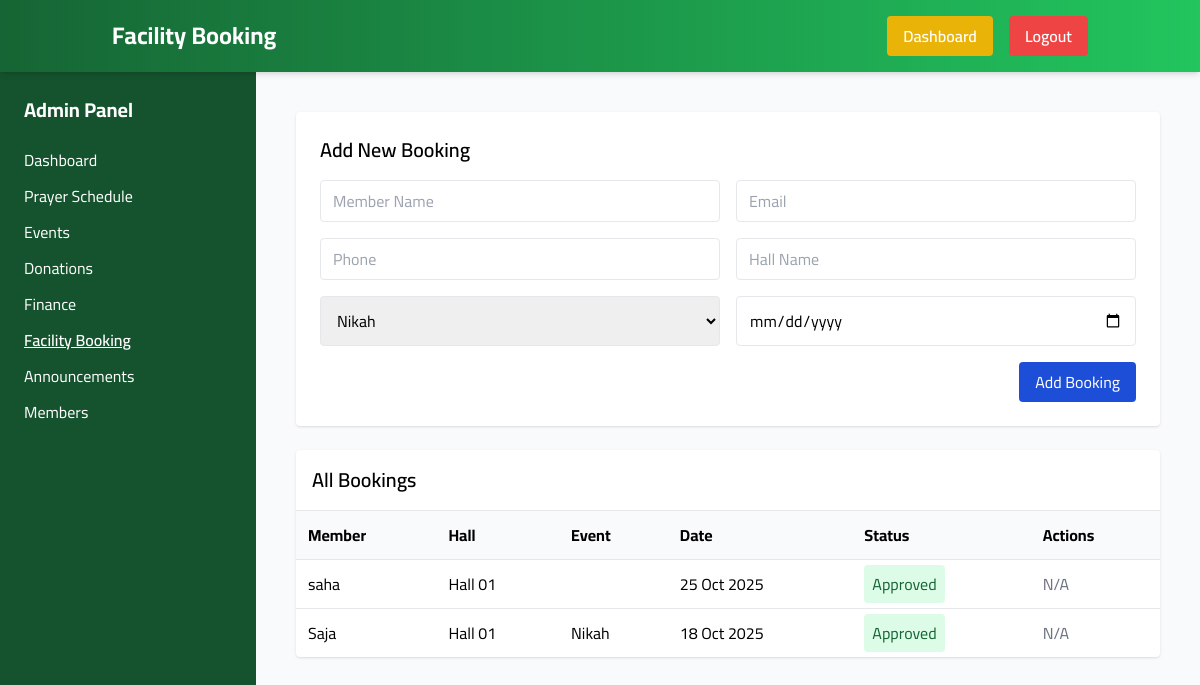
The page /admin/booking.php (signed in) on the database its author committed.
### tables this page shows
CREATE TABLE `facility_booking` (
  `id` int(11) NOT NULL,
  `member_name` varchar(100) NOT NULL,
  `email` varchar(100) DEFAULT NULL,
  `phone` varchar(20) DEFAULT NULL,
  `hall_name` varchar(50) NOT NULL,
  `event_type` enum('nikah','janazah','other') NOT NULL,
  `event_date` date NOT NULL,
  `status` enum('pending','approved','rejected') DEFAULT 'pending',
  `created_at` timestamp NOT NULL DEFAULT current_timestamp()
);

### includes/functions.php (called while the page is built, shortened)
<?php
function h($s){ return htmlspecialchars($s, ENT_QUOTES, 'UTF-8'); }
?>

### admin/booking.php (the view, shortened to what this page needs)
<?php
require_once __DIR__ . '/../includes/db.php';
require_once __DIR__ . '/../includes/functions.php';
$bookings = $pdo->query("SELECT * FROM facility_booking ORDER BY event_date DESC")->fetchAll();
?>
<!DOCTYPE html>
<html lang="en">
<head>
<script src="https://cdn.tailwindcss.com"></script>
</head>
<body class="bg-gray-50 min-h-screen">
<header class="bg-gradient-to-r from-green-800 to-green-500 text-white shadow-md sticky top-0 z-50">
  <div class="container mx-auto flex justify-between items-center px-6 py-4">
    <h1 class="text-2xl font-bold">Facility Booking</h1>
    <nav class="space-x-4 hidden md:flex">
      <a href="index.php" class="bg-yellow-500 px-4 py-2 rounded font-semibold hover:bg-yellow-600 transition">Dashboard</a>
      <a href="../auth/logout.php" class="bg-red-500 px-4 py-2 rounded font-semibold hover:bg-red-600 transition">Logout</a>
    </nav>
  </div>
</header>
<div class="flex">
  <aside id="sidebar" class="w-64 bg-green-900 text-white min-h-screen p-6 hidden md:block">
    <h2 class="text-xl font-bold mb-6">Admin Panel</h2>
    <ul>
      <li class="mb-3"><a href="index.php" class="hover:underline">Dashboard</a></li>
      <li class="mb-3"><a href="prayers.php" class="hover:underline">Prayer Schedule</a></li>
      <li class="mb-3"><a href="events.php" class="hover:underline">Events</a></li>
      <li class="mb-3"><a href="donations.php" class="hover:underline">Donations</a></li>
      <li class="mb-3"><a href="finance.php" class="hover:underline">Finance</a></li>
      <li class="mb-3"><a href="booking.php" class="font-semibold underline">Facility Booking</a></li>
      <li class="mb-3"><a href="announcements.php" class="hover:underline">Announcements</a></li>
      <li class="mb-3"><a href="members.php" class="hover:underline">Members</a></li>
    </ul>
  </aside>
  <main class="flex-1 p-6 md:p-10">
    <div class="bg-white p-6 rounded shadow mb-6">
      <h2 class="text-xl font-semibold mb-4">Add New Booking</h2>
      <form method="post" class="grid md:grid-cols-2 gap-4">
        <input type="text" name="member_name" placeholder="Member Name" class="border rounded px-3 py-2 w-full" required>
        <input type="email" name="email" placeholder="Email" class="border rounded px-3 py-2 w-full">
        <input type="text" name="phone" placeholder="Phone" class="border rounded px-3 py-2 w-full">
        <input type="text" name="hall_name" placeholder="Hall Name" class="border rounded px-3 py-2 w-full" required>
        <select name="event_type" class="border rounded px-3 py-2 w-full" required>
          <option value="nikah">Nikah</option>
        </select>
        <input type="date" name="event_date" class="border rounded px-3 py-2 w-full" required>
        <div class="md:col-span-2 text-right">
          <button class="bg-blue-700 text-white px-4 py-2 rounded hover:bg-blue-800 transition">Add Booking</button>
        </div>
      </form>
    </div>
    <div class="bg-white rounded shadow overflow-x-auto">
      <h2 class="text-xl font-semibold p-4 border-b">All Bookings</h2>
      <table class="w-full text-left">
        <thead class="bg-gray-50">
          <tr>
            <th class="p-3">Member</th>
            <th class="p-3">Hall</th>
            <th class="p-3">Event</th>
            <th class="p-3">Date</th>
            <th class="p-3">Status</th>
            <th class="p-3">Actions</th>
          </tr>
        </thead>
        <tbody>
        <?php foreach($bookings as $b): ?>
          <tr class="border-t hover:bg-gray-50">
            <td class="p-3"><?= h($b['member_name']) ?></td>
            <td class="p-3"><?= h($b['hall_name']) ?></td>
            <td class="p-3"><?= ucfirst($b['event_type']) ?></td>
            <td class="p-3"><?= date('d M Y', strtotime($b['event_date'])) ?></td>
            <td class="p-3">
              <?php
                $statusClass = match($b['status']){
                  'pending' => 'bg-yellow-100 text-yellow-800',
                  'approved' => 'bg-green-100 text-green-800',
                  'rejected' => 'bg-red-100 text-red-800',
                  default => 'bg-gray-100 text-gray-700',
                };
              ?>
              <span class="px-2 py-1 rounded <?= $statusClass ?>"><?= ucfirst($b['status']) ?></span>
            </td>
            <td class="p-3">
              <?php if($b['status'] === 'pending'): ?>
                <a href="booking.php?action=approve&id=<?= $b['id'] ?>" class="text-green-600 mr-2">Approve</a>
                <a href="booking.php?action=reject&id=<?= $b['id'] ?>" class="text-red-600">Reject</a>
              <?php else: ?>
                <span class="text-gray-500">N/A</span>
              <?php endif; ?>
            </td>
          </tr>
        <?php endforeach; ?>
        </tbody>
      </table>
    </div>
  </main>
</div>
</body>
</html>

### admin/booking.php (style rules this page uses)
body { font-family: 'Cairo', sans-serif; }

### rows shown on the page
facility_booking: member_name "saha", hall_name "Hall 01", event_date "25 Oct 2025", status "Approved", shows "N/A"
facility_booking: member_name "Saja", hall_name "Hall 01", event_type "Nikah", event_date "18 Oct 2025", status "Approved", shows "N/A"
